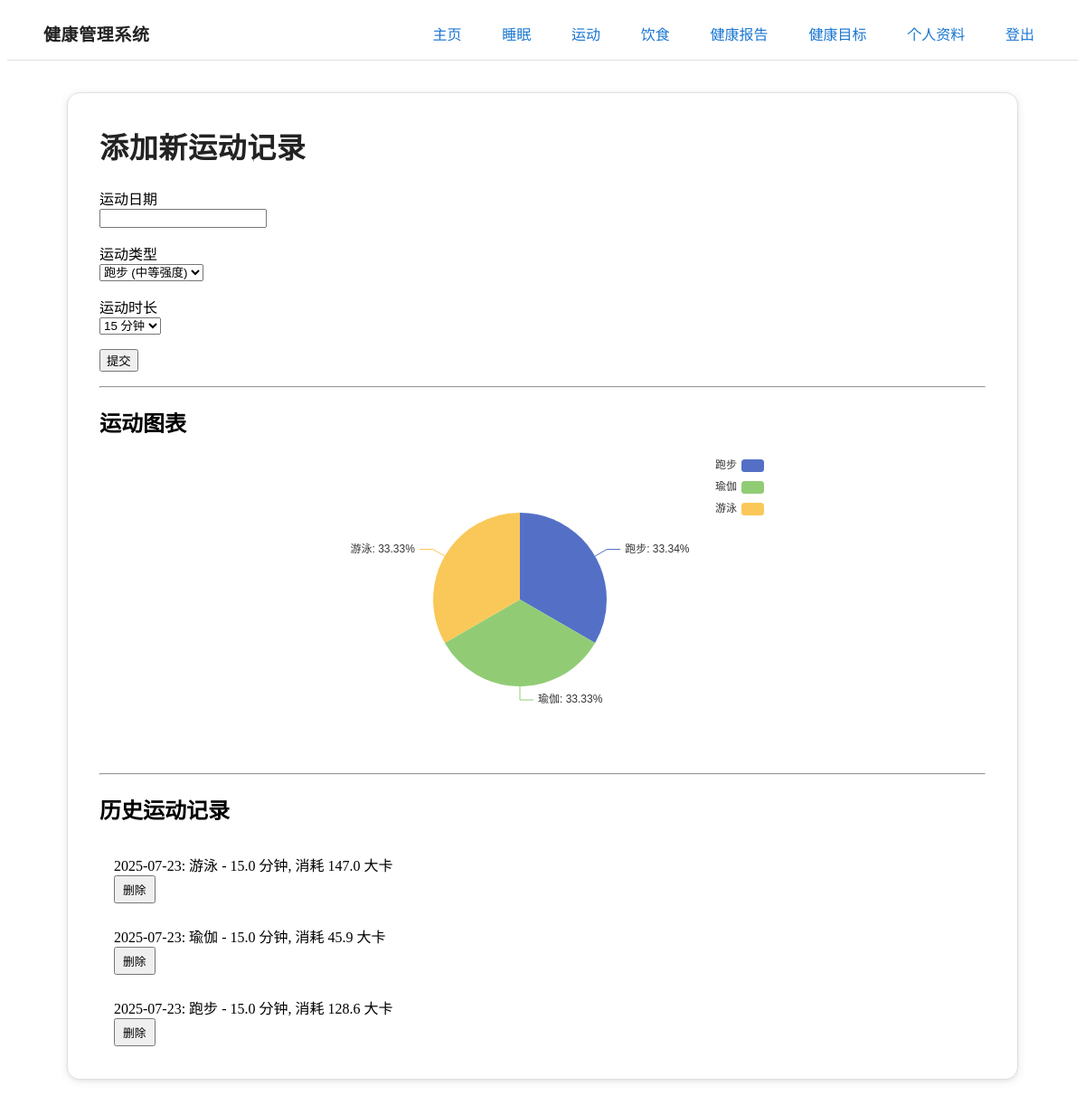
Screenshot of /exercise (signed in) with the database file from the repository.
### app/models.py (models this page shows, shortened)
class ExerciseRecord(db.Model):
    id = db.Column(db.Integer, primary_key=True)
    exercise_type = db.Column(db.String(140))
    duration = db.Column(db.Float)
    calories_burned = db.Column(db.Float)
    timestamp = db.Column(db.DateTime, index=True, default=datetime.utcnow)
    user_id = db.Column(db.Integer, db.ForeignKey('user.id'))

### app/routes.py (the view, shortened to what this page needs)
@app.route('/exercise', methods=['GET', 'POST'])
@login_required
def exercise():
    form = ExerciseForm()
    MET_VALUES = {
        '跑步': 7.0,
        '游泳': 8.0,
        '瑜伽': 2.5,
        '骑行': 6.8,
    }
    if current_user.weight:
        user_weight_kg = current_user.weight
    else:
        user_weight_kg = 60 # Default weight if not set
        flash('请在“个人资料”页面更新您的体重，以便更精确地计算卡路里消耗。', 'info')
    monday = datetime.utcnow().date() - timedelta(days=datetime.utcnow().date().weekday())
    next_monday = monday + timedelta(days=7)
    exercise_records_week = current_user.exercise_records.filter(
        ExerciseRecord.timestamp >= datetime.combine(monday, datetime.min.time()),
        ExerciseRecord.timestamp < datetime.combine(next_monday, datetime.min.time())
    ).all()
    duration_by_type = defaultdict(float)
    for r in exercise_records_week:
        if r.exercise_type:
            duration_by_type[r.exercise_type] += r.duration or 0
    duration_stats = [
        {'type': k, 'duration': round(v, 1)} for k, v in duration_by_type.items()
    ]
    exercise_records = current_user.exercise_records.order_by(ExerciseRecord.timestamp.desc()).all()
    return render_template('exercise.html', title='运动', form=form, exercise_records=exercise_records, duration_stats=duration_stats)

### app/forms.py
class ExerciseForm(FlaskForm):
    exercise_date = StringField('运动日期', validators=[DataRequired()])
    exercise_type = SelectField('运动类型',
                                choices=[
                                    ('跑步', '跑步 (中等强度)'),
                                    ('游泳', '游泳 (中等强度)'),
                                    ('瑜伽', '瑜伽'),
                                    ('骑行', '骑行 (中等强度)'),
                                    ('其它', '其它')
                                ],
                                validators=[DataRequired()])
    duration = SelectField('运动时长',
                           choices=[
                               ('15', '15 分钟'),
                               ('30', '30 分钟'),
                               ('45', '45 分钟'),
                               ('60', '60 分钟'),
                               ('90', '90 分钟')
                           ],
                           validators=[DataRequired()], coerce=int)
    calories_burned = FloatField('消耗卡路里 (仅当选择“其它”时填写)', validators=[Optional()])
    submit = SubmitField('提交')

### app/models.py (called while the page is built)
@login.user_loader
def load_user(id):
    return User.query.get(int(id))

### app/templates/exercise.html (shortened to what this page needs)
{% extends "base.html" %}
{% block content %}
<article class="main-card">
    <h2 class="main-title">添加新运动记录</h2>
    <form action="{{ url_for('exercise') }}" method="post" novalidate>
        <p>
            {{ form.exercise_date.label }}<br>
            {{ form.exercise_date(id="exercise_date_picker") }}
        </p>
        <p>
            {{ form.exercise_type.label }}<br>
            {{ form.exercise_type(id="exercise_type_select") }}
        </p>
        <p>
            {{ form.duration.label }}<br>
            {{ form.duration() }}
        </p>
        <p>{{ form.submit() }}</p>
    </form>
    <hr>
    <h2>运动图表</h2>
    {% if duration_stats and duration_stats|length > 0 %}
        <div id="exercise_duration_pie" style="width: 100%; max-width: 500px; height: 320px; margin: 0 auto 2rem auto;"></div>
    {% else %}
        <p>暂无足够数据生成图表。</p>
    {% endif %}
    <hr>
    <h2>历史运动记录</h2>
    {% for record in exercise_records %}
    <article style="padding: 0.75rem 1rem;">
        <div class="grid" style="grid-template-columns: 1fr auto; align-items: center; gap: 1rem;">
            <p style="margin: 0;">{{ record.timestamp.strftime('%Y-%m-%d') }}: {{ record.exercise_type }} - {{ record.duration }} 分钟, 消耗 {{ "%.1f"|format(record.calories_burned) }} 大卡</p>
            <form action="{{ url_for('delete_exercise', record_id=record.id) }}" method="post" onsubmit="return confirm('你确定要删除这条记录吗？');" style="margin: 0;">
                <button type="submit" class="secondary outline" style="margin: 0; padding: 0.25rem 0.5rem; font-size: 0.8rem;">删除</button>
            </form>
        </div>
    </article>
    {% else %}
    <p>你还没有任何运动记录。</p>
    {% endfor %}
</article>
{% endblock %}
{% block scripts %}
<script>
var pieData = JSON.parse('{{ duration_stats|default([])|tojson }}');
document.addEventListener('DOMContentLoaded', function() {
    // 饼状图渲染
    if (pieData.length > 0) {
        var pieDom = document.getElementById('exercise_duration_pie');
        var pieChart = echarts.init(pieDom);
        var option = {
            tooltip: {
                trigger: 'item',
                formatter: '{b}: {c} 分钟 ({d}%)'
            },
            legend: {
                orient: 'vertical',
                left: 'right',
                data: pieData.map(function(item) { return item.type; })
            },
            series: [
                {
                    name: '运动类型',
                    type: 'pie',
                    radius: '60%',
                    center: ['45%', '50%'],
                    data: pieData.map(function(item) {
                        return { value: item.duration, name: item.type };
                    }),
                    emphasis: {
                        itemStyle: {
                            shadowBlur: 10,
                            shadowOffsetX: 0,
                            shadowColor: 'rgba(0, 0, 0, 0.5)'
                        }
                    },
                    label: {
                        formatter: '{b}: {d}%'
                    }
                }
            ]
        };
        pieChart.setOption(option);
    }
    // 运动类型表单联动
    const exerciseTypeSelect = document.getElementById('exercise_type_select');
    const caloriesField = document.getElementById('calories_field');
    function toggleCaloriesField() {
        if (exerciseTypeSelect.value === '其它') {
            caloriesField.style.display = 'block';
        } else {
            caloriesField.style.display = 'none';
        }
    }
    toggleCaloriesField();
    exerciseTypeSelect.addEventListener('change', toggleCaloriesField);
});
flatpickr("#exercise_date_picker", {
    dateFormat: "Y-m-d",
    defaultDate: "today",
    locale: "zh"
});
</script>
{% endblock %}

### app/templates/base.html (style rules this page uses)
.main-card { background: #fff; border-radius: 14px; box-shadow: 0 2px 12px rgba(0,0,0,0.07), 0 1.5px 4px rgba(0,0,0,0.06); border: 1px solid #e0e0e0; padding: 2.2rem 2.2rem 1.5rem 2.2rem; margin: 2.2rem auto; max-width: 980px; }
.main-title { font-size: 2rem; font-weight: 700; margin-bottom: 0.7em; margin-top: 0; color: #222; letter-spacing: 0.02em; }

### rows the page displays
ExerciseRecord: timestamp "2025-07-23", exercise_type "游泳", duration "15.0", calories_burned "147.0"
ExerciseRecord: timestamp "2025-07-23", exercise_type "瑜伽", duration "15.0", calories_burned "45.9"
ExerciseRecord: timestamp "2025-07-23", exercise_type "跑步", duration "15.0", calories_burned "128.6"
